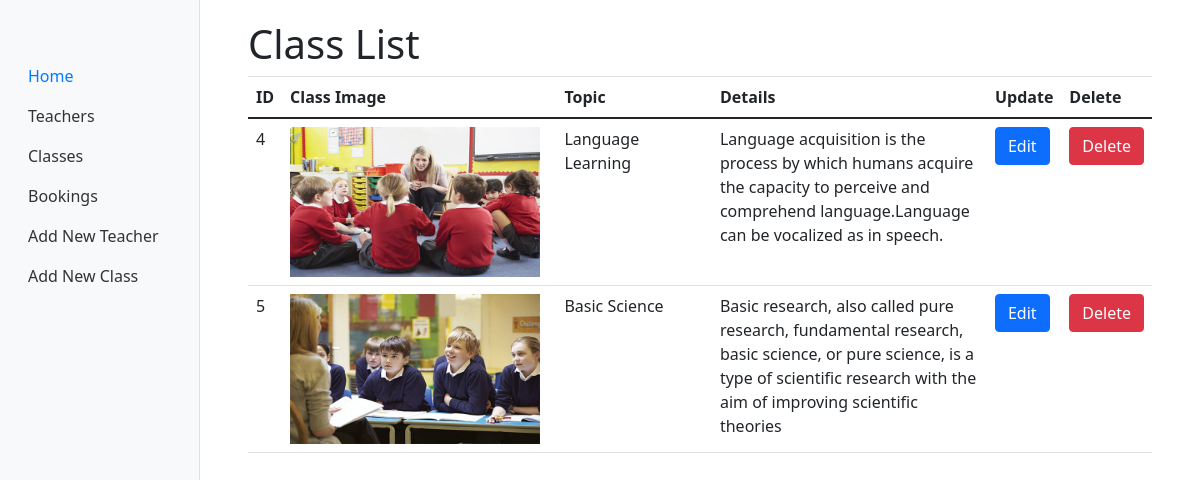
/classes/, run on the app's committed database.
### api/models.py (models this page shows, shortened)
class Classes(models.Model):
    classes_image = models.ImageField(upload_to='images/')
    classes_topic = models.CharField(max_length=100)
    classes_details = models.CharField(max_length=300)

### api/views.py (the view)
# urls.py: path('classes/', views.classes, name='classes'),  # Classes view
def classes(request):
    classes_data = Classes.objects.all()
    return render(request, 'classes.html', {'classes_data': classes_data})

### api/templates/classes.html (shortened to what this page needs)
{% extends 'base.html' %}
{% block content %}
<div class="container">
    <h1>Class List</h1>
    <table class="table">
        <thead>
            <tr>
                <th>ID</th>
                <th>Class Image</th>
                <th>Topic</th>
                <th>Details</th>
                <th>Update</th>
                <th>Delete</th>
            </tr>
        </thead>
        <tbody>
            {% for cls in classes_data %}
            <tr>
                <td>{{ cls.id }}</td>
                <td style="width: 280px;">
                    {% if cls.classes_image %}
                        <img src="{{ cls.classes_image.url }}" alt="{{ cls.classes_topic }}" style="width: 250px; height: 150px;;">
                    {% else %}
                        No Image
                    {% endif %}
                </td>
                <td style="width: 200px;">{{ cls.classes_topic }}</td>
                <td style="width: 350px;">{{ cls.classes_details }}</td>
                <td><a href="{% url 'edit_class' pk=cls.pk %}"  class="btn btn-primary">Edit</a></td>
                <td><form action="{% url 'delete_class' pk=cls.id %}" method="post">
                    <button type="submit"   class="btn btn-danger">Delete</button>
                </form></td>
            </tr>
            {% endfor %}
        </tbody>
    </table>
</div>
{% endblock %}

### static/css/style.css (style rules this page uses)
body { display: flex; justify-content: center; align-items: center; min-height: 100vh; margin: 0; background-color: #f0f2f5; font-family: Arial, sans-serif; }
.table { font-size: 16px; }
.table th, .table td { padding: 10px; }
.table thead th { vertical-align: middle; }

### data on the page
Classes: id "4", classes_image (picture), classes_topic "Language Learning", classes_details "Language acquisition is the process by which humans acquire the capacity to perceive and comprehend language.Language can be vocalized as in speech."
Classes: id "5", classes_image (picture), classes_topic "Basic Science", classes_details "Basic research, also called pure research, fundamental research, basic science, or pure science, is a type of scientific research with the aim of improving scientific theories"
